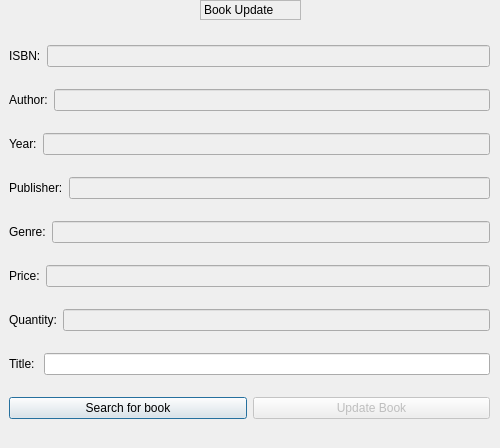
<?xml version="1.0" encoding="UTF-8"?>
<ui version="4.0">
 <class>updateBook</class>
 <widget class="QDialog" name="updateBook">
  <property name="geometry">
   <rect>
    <x>0</x>
    <y>0</y>
    <width>500</width>
    <height>448</height>
   </rect>
  </property>
  <property name="windowTitle">
   <string>Book Update</string>
  </property>
  <widget class="QLabel" name="updateBookTilte">
   <property name="geometry">
    <rect>
     <x>200</x>
     <y>0</y>
     <width>101</width>
     <height>20</height>
    </rect>
   </property>
   <property name="frameShape">
    <enum>QFrame::StyledPanel</enum>
   </property>
   <property name="text">
    <string>Book Update</string>
   </property>
  </widget>
  <widget class="QWidget" name="verticalLayoutWidget">
   <property name="geometry">
    <rect>
     <x>9</x>
     <y>29</y>
     <width>481</width>
     <height>411</height>
    </rect>
   </property>
   <layout class="QVBoxLayout" name="verticalLayout">
    <item>
     <layout class="QHBoxLayout" name="horizontalLayout">
      <item>
       <widget class="QLabel" name="label">
        <property name="text">
         <string>ISBN:</string>
        </property>
       </widget>
      </item>
      <item>
       <widget class="QLineEdit" name="isbnInput">
        <property name="enabled">
         <bool>false</bool>
        </property>
       </widget>
      </item>
     </layout>
    </item>
    <item>
     <layout class="QHBoxLayout" name="horizontalLayout_8">
      <item>
       <widget class="QLabel" name="label_2">
        <property name="text">
         <string>Author:</string>
        </property>
       </widget>
      </item>
      <item>
       <widget class="QLineEdit" name="authorInput">
        <property name="enabled">
         <bool>false</bool>
        </property>
       </widget>
      </item>
     </layout>
    </item>
    <item>
     <layout class="QHBoxLayout" name="horizontalLayout_6">
      <item>
       <widget class="QLabel" name="label_3">
        <property name="text">
         <string>Year:</string>
        </property>
       </widget>
      </item>
      <item>
       <widget class="QLineEdit" name="yearInput">
        <property name="enabled">
         <bool>false</bool>
        </property>
        <property name="inputMethodHints">
         <set>Qt::ImhFormattedNumbersOnly|Qt::ImhNoPredictiveText</set>
        </property>
       </widget>
      </item>
     </layout>
    </item>
    <item>
     <layout class="QHBoxLayout" name="horizontalLayout_7">
      <item>
       <widget class="QLabel" name="label_4">
        <property name="text">
         <string>Publisher:</string>
        </property>
       </widget>
      </item>
      <item>
       <widget class="QLineEdit" name="publisherInput">
        <property name="enabled">
         <bool>false</bool>
        </property>
       </widget>
      </item>
     </layout>
    </item>
    <item>
     <layout class="QHBoxLayout" name="horizontalLayout_5">
      <item>
       <widget class="QLabel" name="label_5">
        <property name="text">
         <string>Genre:</string>
        </property>
       </widget>
      </item>
      <item>
       <widget class="QLineEdit" name="genreInput">
        <property name="enabled">
         <bool>false</bool>
        </property>
       </widget>
      </item>
     </layout>
    </item>
    <item>
     <layout class="QHBoxLayout" name="horizontalLayout_4">
      <item>
       <widget class="QLabel" name="label_6">
        <property name="text">
         <string>Price:</string>
        </property>
       </widget>
      </item>
      <item>
       <widget class="QLineEdit" name="priceInput">
        <property name="enabled">
         <bool>false</bool>
        </property>
        <property name="inputMethodHints">
         <set>Qt::ImhFormattedNumbersOnly</set>
        </property>
       </widget>
      </item>
     </layout>
    </item>
    <item>
     <layout class="QHBoxLayout" name="horizontalLayout_3">
      <item>
       <widget class="QLabel" name="label_7">
        <property name="text">
         <string>Quantity:</string>
        </property>
       </widget>
      </item>
      <item>
       <widget class="QLineEdit" name="qtyInput">
        <property name="enabled">
         <bool>false</bool>
        </property>
        <property name="inputMethodHints">
         <set>Qt::ImhFormattedNumbersOnly</set>
        </property>
       </widget>
      </item>
     </layout>
    </item>
    <item>
     <layout class="QHBoxLayout" name="horizontalLayout_9">
      <item>
       <widget class="QLabel" name="label_8">
        <property name="text">
         <string>Title: </string>
        </property>
       </widget>
      </item>
      <item>
       <widget class="QLineEdit" name="titleInput"/>
      </item>
     </layout>
    </item>
    <item>
     <layout class="QHBoxLayout" name="horizontalLayout_2">
      <item>
       <widget class="QPushButton" name="Search">
        <property name="text">
         <string>Search for book</string>
        </property>
       </widget>
      </item>
      <item>
       <widget class="QPushButton" name="updateButton">
        <property name="enabled">
         <bool>false</bool>
        </property>
        <property name="text">
         <string>Update Book</string>
        </property>
       </widget>
      </item>
     </layout>
    </item>
   </layout>
  </widget>
 </widget>
 <resources/>
 <connections>
  <connection>
   <sender>Search</sender>
   <signal>clicked()</signal>
   <receiver>updateBook</receiver>
   <slot>enablebutton()</slot>
   <hints>
    <hint type="sourcelabel">
     <x>128</x>
     <y>419</y>
    </hint>
    <hint type="destinationlabel">
     <x>249</x>
     <y>223</y>
    </hint>
   </hints>
  </connection>
  <connection>
   <sender>Search</sender>
   <signal>clicked()</signal>
   <receiver>updateBook</receiver>
   <slot>search()</slot>
   <hints>
    <hint type="sourcelabel">
     <x>128</x>
     <y>419</y>
    </hint>
    <hint type="destinationlabel">
     <x>249</x>
     <y>223</y>
    </hint>
   </hints>
  </connection>
  <connection>
   <sender>updateButton</sender>
   <signal>clicked()</signal>
   <receiver>updateBook</receiver>
   <slot>updatedBook()</slot>
   <hints>
    <hint type="sourcelabel">
     <x>370</x>
     <y>419</y>
    </hint>
    <hint type="destinationlabel">
     <x>249</x>
     <y>223</y>
    </hint>
   </hints>
  </connection>
 </connections>
 <slots>
  <slot>enablebutton()</slot>
  <slot>search()</slot>
  <slot>updatedBook()</slot>
 </slots>
</ui>
